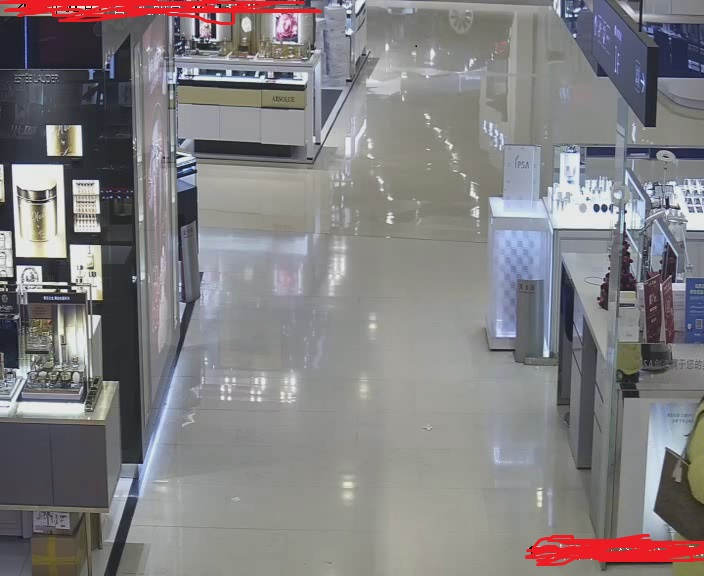
//> input picture opencv_copyto_example/bg.jpg, 704 x 576 px
$ ./cyto   (built with g++ and OpenCV 4)
//> lines starting //> are read from the running program, lines starting //| are printed output that depends on the picture; after the words box and inside, x2 and y2 are one past the last pixel; in counts of white or black regions, pixels touching at a corner belong together

#include<opencv2/core/core.hpp>
#include<opencv2/highgui/highgui.hpp>
#include <opencv2/imgproc/imgproc.hpp>
#include<iostream>
using namespace cv;

bool ROI_AddImage()
{
    Mat bg   = imread("bg.jpg");
//> bg is the input picture: 576 rows x 704 cols, CV_8UC3; mean B, G, R 128.8, 127.2, 129.7
    Mat mask_bgr = imread("mask_obj_0.jpg");//原本是二值图，但是jpg反解压出来会有毛刺,如果存储原始位图就没有这个问题
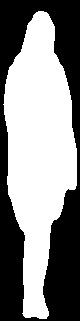
//> input picture opencv_copyto_example/mask_obj_0.jpg, 80 x 321 px
//> mask_bgr is the input picture: 321 rows x 80 cols, CV_8UC3; min 0, max 255, mean 137.2
    //cv::threshold(mask_bgr, mask_bgr, 0, 255, THRESH_BINARY);
    mask_bgr.copyTo(bg(Rect(300, 100, mask_bgr.cols, mask_bgr.rows)), mask_bgr);
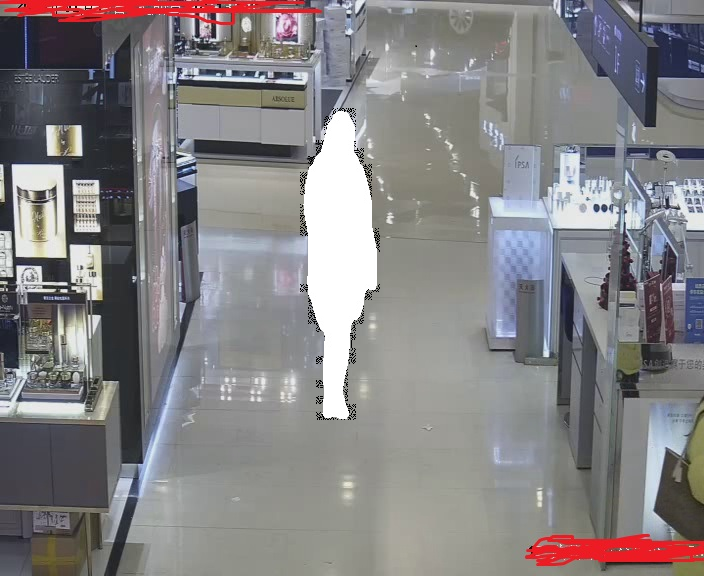
//> bg: 576 rows x 704 cols, CV_8UC3; 3.63% of pixels changed, all inside (x1, y1, x2, y2) = (300, 108, 380, 420)

    namedWindow("效果图");
    imshow("效果图", bg);

}
int main()
{
    ROI_AddImage();
    waitKey();
    return 0;
}
